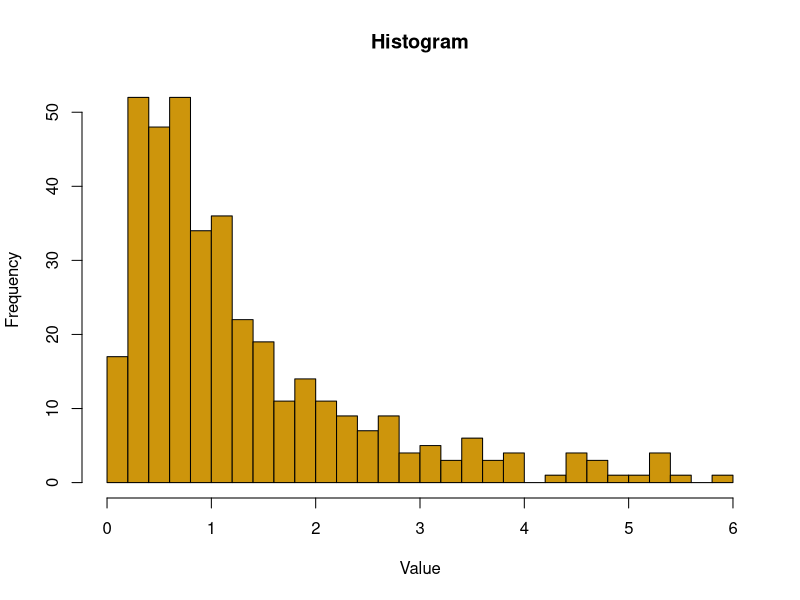
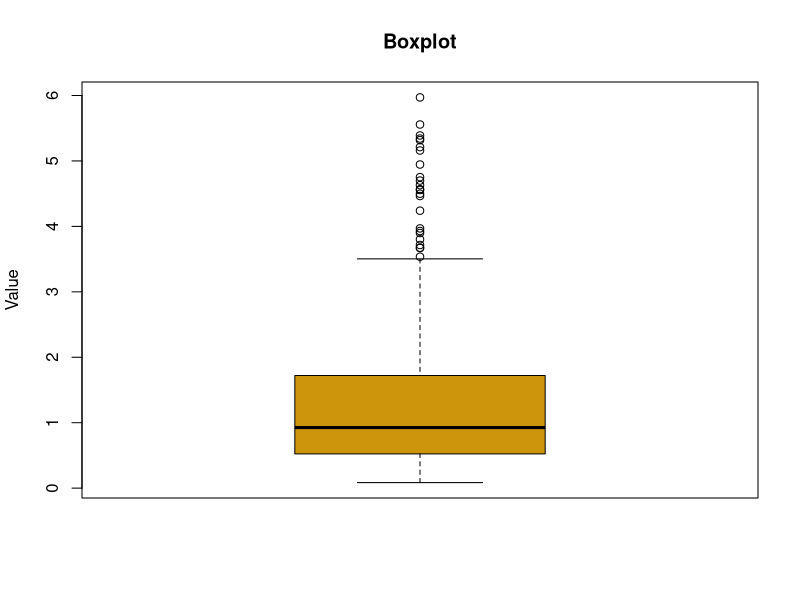

Here is the R script that generated these plots, in order:
## ---- chunk 1
set.seed(123)

# Simulate data from a normal distribution
normal_data <- rnorm(400, mean = 0, sd = 1)

# Transform the data to make it right-skewed
right_skewed_data <- exp(normal_data)
right_skewed_outlier <- right_skewed_data[right_skewed_data<6]

hist(
  right_skewed_outlier,
  breaks = 30,
  col = "darkgoldenrod3",
  main = "Histogram",
  xlab = "Value"
)

## ---- chunk 2
boxplot(right_skewed_outlier , col = "darkgoldenrod3", main = "Boxplot", ylab = "Value" )
## ---- chunk 3
#| echo: true
dbinom(2, size = 3, prob = 0.1)
## ---- chunk 4
#| echo: true
dpois(x = 0, lambda = 1.5)
## ---- chunk 5
#| echo: true
dpois(x = 1, lambda = 1.5)
## ---- chunk 6
#| echo: true
1- (dpois(x = 0, lambda = 1.5) + 
      dpois(x = 1, lambda = 1.5))
## ---- chunk 7
#| echo: true
p0 <- dpois(x = 0, lambda = 1.5)
p0
## ---- chunk 8
#| echo: true
p1 <- dpois(x = 1, lambda = 1.5)
p1
## ---- chunk 9
#| echo: true
1- (p0 + p1)
